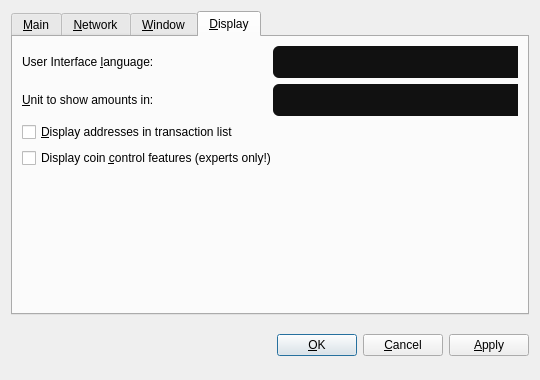
<?xml version="1.0" encoding="UTF-8"?>
<ui version="4.0">
 <class>OptionsDialog</class>
 <widget class="QDialog" name="OptionsDialog">
  <property name="geometry">
   <rect>
    <x>0</x>
    <y>0</y>
    <width>540</width>
    <height>380</height>
   </rect>
  </property>
  <property name="windowTitle">
   <string>Options</string>
  </property>
  <property name="styleSheet">
   <string notr="true">QDialog, QFrame {
	color: white;
	background-color: #222;
	border: none;
}

QLabel {
	background-color: transparent;
}

QCheckBox {
    color: white;
}

QFrame#central { background-color: #222; border: none }
QFrame#frame, QFrame#frame_2, QFrame#frame_3 {
	background-color: #111;
	border-style: plain;
	border-width: 20px;
	border-radius: 20px;
	border-color: #111;
	min-width: 10em;
	padding: 6px;
}
QLabel[openExternalLinks=true], QHeaderView { color: #cca000 }
QLabel[openExternalLinks=false] { color: white; font-weight: normal }
QPushButton, QToolButton {
	border: 4px solid #111;
	border-radius: 12px;
	background-color: #111;
	color: white;
	padding: 6px;
	margin: 6px;
}
QPushButton:pressed, QToolButton:checked {
	color: #cca000;
}
QPushButton:pressed, QToolButton:pressed {
	border-color: #cca000;
	color: #cca000;
}
QPushButton:disabled, QToolButton:disabled {
	color: #444;
	background-color: #222;
}


#scrollAreaWidgetContents QToolButton {
	border-radius: 8px;
	border-width: 0px;
}

/* the background-color is overridden to transparent for mac os x 
   due to the entire toolbar area not being drawable in a regular
   QMainWindow
*/
QToolBar { background: #222; border: 0px solid black; padding: 3px; }

QToolBar::handle { image: url(handle.png); }
QStatusBar { background: #222; }
QMenuBar { background: #222; }
QMenuBar::item { background: #222; color: white; }

#scrollAreaWidgetContents { background: #222 }
#scrollAreaWidgetContents &gt; QFrame { background-color: #222; border-width: 0px; border-style: none; }

QLineEdit {
	border-radius: 6px;
	border-width: 2px;
	border-color: #222;
	padding: 8px;
	background-color: #111;
	color: white;
}

QComboBox {
	border-radius: 6px;
	border-width: 0;
	border-style: none;
	padding: 8px;
	background-color: #111;
	color: white;
}

QComboBox::drop-down {
	border-width: 0;
	border-style: none;
	background-color: #111;
	color: white;
}

QTableView {
	background: #111;
	color: white;
	border-style: none;
	selection-background-color: #cca000;
    alternate-background-color: #222;
	selection-color: #111;
	border: 0px solid black;
}

QHeaderView { color: #cca000; background-color: #111; background-image: none; }
QHeaderView::section { color: #cca000; background-color: #222; }
QHeaderView::section:checked { background-color: #111; }

QTabWidget {
	background: #111;
}

 QTabWidget::pane {
     border-top: 2px solid #111;
     border: 4px solid #111;
     border-bottom-left-radius: 8px;
     border-bottom-right-radius: 8px;
     border-top-right-radius: 8px;
	background: #111;
 }

 QTabWidget::tab-bar {
     left: 5px; /* move to the right by 5px */
 }

 /* Style the tab using the tab sub-control. Note that
     it reads QTabBar _not_ QTabWidget */
 QTabBar::tab {
     background: #111;
     border: 4px solid #222;
     border-bottom-color: #111; /* same as the pane color */
     border-top-left-radius: 4px;
     border-top-right-radius: 4px;
     min-width: 8ex;
     padding: 4px;
     color: #888;
 }

 QTabBar::tab:selected, QTabBar::tab:hover {
     color: #cca000
 }

 QTabBar::tab:selected {
     border-color: #111; /* same as pane color */
     border-top-color: #cca000;
 }

 QTabBar::tab:!selected {
     margin-top: 2px; /* make non-selected tabs look smaller */
 }

 /* make use of negative margins for overlapping tabs */
 QTabBar::tab:selected {
     /* expand/overlap to the left and right by 4px */
     margin-left: -4px;
     margin-right: -4px;
 }

 QTabBar::tab:first:selected {
     margin-left: 0; /* the first selected tab has nothing to overlap with on the left */
 }

 QTabBar::tab:last:selected {
     margin-right: 0; /* the last selected tab has nothing to overlap with on the right */
 }

 QTabBar::tab:only-one {
     margin: 0; /* if there is only one tab, we don't want overlapping margins */
 }


</string>
  </property>
  <property name="modal">
   <bool>true</bool>
  </property>
  <layout class="QVBoxLayout" name="verticalLayout">
   <item>
    <widget class="QTabWidget" name="tabWidget">
     <property name="autoFillBackground">
      <bool>false</bool>
     </property>
     <property name="styleSheet">
      <string notr="true">background-color: #222;

QLabel {
	background-color: transparent;
}

QCheckBox {
    color: white;
}

QFrame#central { background-color: #222; border: none }
QFrame#frame, QFrame#frame_2, QFrame#frame_3 {
	background-color: #111;
	border-style: plain;
	border-width: 20px;
	border-radius: 20px;
	border-color: #111;
	min-width: 10em;
	padding: 6px;
}
QLabel[openExternalLinks=true], QHeaderView { color: #cca000 }
QLabel[openExternalLinks=false] { color: white; font-weight: normal }
QPushButton, QToolButton {
	border: 4px solid #111;
	border-radius: 12px;
	background-color: #111;
	color: white;
	padding: 6px;
	margin: 6px;
}
QPushButton:pressed, QToolButton:checked {
	color: #cca000;
}
QPushButton:pressed, QToolButton:pressed {
	border-color: #cca000;
	color: #cca000;
}
QPushButton:disabled, QToolButton:disabled {
	color: #444;
	background-color: #222;
}


#scrollAreaWidgetContents QToolButton {
	border-radius: 8px;
	border-width: 0px;
}

/* the background-color is overridden to transparent for mac os x 
   due to the entire toolbar area not being drawable in a regular
   QMainWindow
*/
QToolBar { background: #222; border: 0px solid black; padding: 3px; }

QToolBar::handle { image: url(handle.png); }
QStatusBar { background: #222; }
QMenuBar { background: #222; }
QMenuBar::item { background: #222; color: white; }

#scrollAreaWidgetContents { background: #222 }
#scrollAreaWidgetContents &gt; QFrame { background-color: #222; border-width: 0px; border-style: none; }

QLineEdit {
	border-radius: 6px;
	border-width: 2px;
	border-color: #222;
	padding: 8px;
	background-color: #111;
	color: white;
}

QComboBox {
	border-radius: 6px;
	border-width: 0;
	border-style: none;
	padding: 8px;
	background-color: #111;
	color: white;
}

QComboBox::drop-down {
	border-width: 0;
	border-style: none;
	background-color: #111;
	color: white;
}

QTableView {
	background: #111;
	color: white;
	border-style: none;
	selection-background-color: #cca000;
    alternate-background-color: #222;
	selection-color: #111;
	border: 0px solid black;
}

QHeaderView { color: #cca000; background-color: #111; background-image: none; }
QHeaderView::section { color: #cca000; background-color: #222; }
QHeaderView::section:checked { background-color: #111; }

QTabWidget {
	background: #111;
}

 QTabWidget::pane {
     border-top: 2px solid #111;
     border: 4px solid #111;
     border-bottom-left-radius: 8px;
     border-bottom-right-radius: 8px;
     border-top-right-radius: 8px;
	background: #111;
 }

 QTabWidget::tab-bar {
     left: 5px; /* move to the right by 5px */
 }

 /* Style the tab using the tab sub-control. Note that
     it reads QTabBar _not_ QTabWidget */
 QTabBar::tab {
     background: #111;
     border: 4px solid #222;
     border-bottom-color: #111; /* same as the pane color */
     border-top-left-radius: 4px;
     border-top-right-radius: 4px;
     min-width: 8ex;
     padding: 4px;
     color: #888;
 }

 QTabBar::tab:selected, QTabBar::tab:hover {
     color: #cca000
 }

 QTabBar::tab:selected {
     border-color: #111; /* same as pane color */
     border-top-color: #cca000;
 }

 QTabBar::tab:!selected {
     margin-top: 2px; /* make non-selected tabs look smaller */
 }

 /* make use of negative margins for overlapping tabs */
 QTabBar::tab:selected {
     /* expand/overlap to the left and right by 4px */
     margin-left: -4px;
     margin-right: -4px;
 }

 QTabBar::tab:first:selected {
     margin-left: 0; /* the first selected tab has nothing to overlap with on the left */
 }

 QTabBar::tab:last:selected {
     margin-right: 0; /* the last selected tab has nothing to overlap with on the right */
 }

 QTabBar::tab:only-one {
     margin: 0; /* if there is only one tab, we don't want overlapping margins */
 }</string>
     </property>
     <property name="tabPosition">
      <enum>QTabWidget::North</enum>
     </property>
     <property name="currentIndex">
      <number>3</number>
     </property>
     <widget class="QWidget" name="tabMain">
      <property name="styleSheet">
       <string notr="true">QToolTip {
	color: white;
	background-color: #222;
}
</string>
      </property>
      <attribute name="title">
       <string>&amp;Main</string>
      </attribute>
      <layout class="QVBoxLayout" name="verticalLayout_Main">
       <item>
        <widget class="QLabel" name="transactionFeeInfoLabel">
         <property name="text">
          <string>Optional transaction fee per kB that helps make sure your transactions are processed quickly. Most transactions are 1 kB. Fee 0.01 recommended.</string>
         </property>
         <property name="textFormat">
          <enum>Qt::PlainText</enum>
         </property>
         <property name="wordWrap">
          <bool>true</bool>
         </property>
        </widget>
       </item>
       <item>
        <layout class="QHBoxLayout" name="horizontalLayoutFee">
         <item>
          <widget class="QLabel" name="transactionFeeLabel">
           <property name="text">
            <string>Pay transaction &amp;fee</string>
           </property>
           <property name="textFormat">
            <enum>Qt::PlainText</enum>
           </property>
           <property name="buddy">
            <cstring>transactionFee</cstring>
           </property>
          </widget>
         </item>
         <item>
          <widget class="BitcoinAmountField" name="transactionFee">
           <property name="styleSheet">
            <string notr="true">	border-radius: 6px;
	border-width: 0;
	padding: 8px;
	background-color: #111;
	color: white;</string>
           </property>
          </widget>
         </item>
         <item>
          <spacer name="horizontalSpacerFee">
           <property name="orientation">
            <enum>Qt::Horizontal</enum>
           </property>
           <property name="sizeHint" stdset="0">
            <size>
             <width>40</width>
             <height>20</height>
            </size>
           </property>
          </spacer>
         </item>
        </layout>
       </item>
       <item>
        <widget class="QLabel" name="reserveBalanceInfoLabel">
         <property name="text">
          <string>Reserved amount does not participate in staking and is therefore spendable at any time.</string>
         </property>
         <property name="textFormat">
          <enum>Qt::PlainText</enum>
         </property>
         <property name="wordWrap">
          <bool>true</bool>
         </property>
        </widget>
       </item>
       <item>
        <layout class="QHBoxLayout" name="horizontalLayoutReserveBalance">
         <item>
          <widget class="QLabel" name="reserveBalanceLabel">
           <property name="text">
            <string>Reserve</string>
           </property>
           <property name="textFormat">
            <enum>Qt::PlainText</enum>
           </property>
           <property name="buddy">
            <cstring>reserveBalance</cstring>
           </property>
          </widget>
         </item>
         <item>
          <widget class="BitcoinAmountField" name="reserveBalance">
           <property name="styleSheet">
            <string notr="true">	border-radius: 6px;
	border-width: 0;
	padding: 8px;
	background-color: #111;
	color: white;</string>
           </property>
          </widget>
         </item>
         <item>
          <spacer name="horizontalSpacerReserveBalance">
           <property name="orientation">
            <enum>Qt::Horizontal</enum>
           </property>
           <property name="sizeHint" stdset="0">
            <size>
             <width>40</width>
             <height>20</height>
            </size>
           </property>
          </spacer>
         </item>
        </layout>
       </item>
       <item>
        <widget class="QCheckBox" name="bitcoinAtStartup">
         <property name="toolTip">
          <string>Automatically start Roxcoin after logging in to the system.</string>
         </property>
         <property name="text">
          <string>&amp;Start Roxcoin on system login</string>
         </property>
        </widget>
       </item>
       <item>
        <widget class="QCheckBox" name="detachDatabases">
         <property name="toolTip">
          <string>Detach block and address databases at shutdown. This means they can be moved to another data directory, but it slows down shutdown. The wallet is always detached.</string>
         </property>
         <property name="text">
          <string>&amp;Detach databases at shutdown</string>
         </property>
        </widget>
       </item>
       <item>
        <spacer name="verticalSpacer_Main">
         <property name="orientation">
          <enum>Qt::Vertical</enum>
         </property>
         <property name="sizeHint" stdset="0">
          <size>
           <width>20</width>
           <height>40</height>
          </size>
         </property>
        </spacer>
       </item>
      </layout>
     </widget>
     <widget class="QWidget" name="tabNetwork">
      <attribute name="title">
       <string>&amp;Network</string>
      </attribute>
      <layout class="QVBoxLayout" name="verticalLayout_Network">
       <item>
        <widget class="QCheckBox" name="mapPortUpnp">
         <property name="toolTip">
          <string>Automatically open the Roxcoin client port on the router. This only works when your router supports UPnP and it is enabled.</string>
         </property>
         <property name="text">
          <string>Map port using &amp;UPnP</string>
         </property>
        </widget>
       </item>
       <item>
        <widget class="QCheckBox" name="connectSocks">
         <property name="toolTip">
          <string>Connect to the Roxcoin network through a SOCKS proxy (e.g. when connecting through Tor).</string>
         </property>
         <property name="text">
          <string>&amp;Connect through SOCKS proxy:</string>
         </property>
        </widget>
       </item>
       <item>
        <layout class="QHBoxLayout" name="horizontalLayout_Network">
         <item>
          <widget class="QLabel" name="proxyIpLabel">
           <property name="text">
            <string>Proxy &amp;IP:</string>
           </property>
           <property name="textFormat">
            <enum>Qt::PlainText</enum>
           </property>
           <property name="buddy">
            <cstring>proxyIp</cstring>
           </property>
          </widget>
         </item>
         <item>
          <widget class="QValidatedLineEdit" name="proxyIp">
           <property name="maximumSize">
            <size>
             <width>140</width>
             <height>16777215</height>
            </size>
           </property>
           <property name="toolTip">
            <string>IP address of the proxy (e.g. 127.0.0.1)</string>
           </property>
           <property name="styleSheet">
            <string notr="true">QLineEdit {
	background-color: #111;
	color: white;
}</string>
           </property>
          </widget>
         </item>
         <item>
          <widget class="QLabel" name="proxyPortLabel">
           <property name="text">
            <string>&amp;Port:</string>
           </property>
           <property name="textFormat">
            <enum>Qt::PlainText</enum>
           </property>
           <property name="buddy">
            <cstring>proxyPort</cstring>
           </property>
          </widget>
         </item>
         <item>
          <widget class="QLineEdit" name="proxyPort">
           <property name="maximumSize">
            <size>
             <width>55</width>
             <height>16777215</height>
            </size>
           </property>
           <property name="toolTip">
            <string>Port of the proxy (e.g. 9050)</string>
           </property>
           <property name="styleSheet">
            <string notr="true">QLineEdit {
	background-color: #111;
	color: white;
	width: 32px;
}</string>
           </property>
          </widget>
         </item>
         <item>
          <widget class="QLabel" name="socksVersionLabel">
           <property name="text">
            <string>SOCKS &amp;Version:</string>
           </property>
           <property name="textFormat">
            <enum>Qt::PlainText</enum>
           </property>
           <property name="buddy">
            <cstring>socksVersion</cstring>
           </property>
          </widget>
         </item>
         <item>
          <widget class="QValueComboBox" name="socksVersion">
           <property name="toolTip">
            <string>SOCKS version of the proxy (e.g. 5)</string>
           </property>
           <property name="styleSheet">
            <string notr="true">QLineEdit {
	border-radius: 6px;
	border-width: 2px;
	border-color: #222;
	padding: 8px;
	background-color: #111;
	color: white;
}

QComboBox {
	border-radius: 6px;
	border-width: 0;
	border-style: none;
	padding: 8px;
	background-color: #111;
	color: white;
}

QComboBox::drop-down {
	border-width: 0;
	border-style: none;
	background-color: #111;
	color: white;
}</string>
           </property>
          </widget>
         </item>
         <item>
          <spacer name="horizontalSpacer_Network">
           <property name="orientation">
            <enum>Qt::Horizontal</enum>
           </property>
           <property name="sizeHint" stdset="0">
            <size>
             <width>40</width>
             <height>20</height>
            </size>
           </property>
          </spacer>
         </item>
        </layout>
       </item>
       <item>
        <spacer name="verticalSpacer_Network">
         <property name="orientation">
          <enum>Qt::Vertical</enum>
         </property>
         <property name="sizeHint" stdset="0">
          <size>
           <width>20</width>
           <height>40</height>
          </size>
         </property>
        </spacer>
       </item>
      </layout>
     </widget>
     <widget class="QWidget" name="tabWindow">
      <attribute name="title">
       <string>&amp;Window</string>
      </attribute>
      <layout class="QVBoxLayout" name="verticalLayout_Window">
       <item>
        <widget class="QCheckBox" name="minimizeToTray">
         <property name="toolTip">
          <string>Show only a tray icon after minimizing the window.</string>
         </property>
         <property name="text">
          <string>&amp;Minimize to the tray instead of the taskbar</string>
         </property>
        </widget>
       </item>
       <item>
        <widget class="QCheckBox" name="minimizeOnClose">
         <property name="toolTip">
          <string>Minimize instead of exit the application when the window is closed. When this option is enabled, the application will be closed only after selecting Quit in the menu.</string>
         </property>
         <property name="text">
          <string>M&amp;inimize on close</string>
         </property>
        </widget>
       </item>
       <item>
        <spacer name="verticalSpacer_Window">
         <property name="orientation">
          <enum>Qt::Vertical</enum>
         </property>
         <property name="sizeHint" stdset="0">
          <size>
           <width>20</width>
           <height>40</height>
          </size>
         </property>
        </spacer>
       </item>
      </layout>
     </widget>
     <widget class="QWidget" name="tabDisplay">
      <attribute name="title">
       <string>&amp;Display</string>
      </attribute>
      <layout class="QVBoxLayout" name="verticalLayout_Display">
       <item>
        <layout class="QHBoxLayout" name="horizontalLayout_1_Display">
         <item>
          <widget class="QLabel" name="langLabel">
           <property name="text">
            <string>User Interface &amp;language:</string>
           </property>
           <property name="textFormat">
            <enum>Qt::PlainText</enum>
           </property>
           <property name="buddy">
            <cstring>lang</cstring>
           </property>
          </widget>
         </item>
         <item>
          <widget class="QValueComboBox" name="lang">
           <property name="toolTip">
            <string>The user interface language can be set here. This setting will take effect after restarting Roxcoin.</string>
           </property>
           <property name="styleSheet">
            <string notr="true">QLineEdit {
	border-radius: 6px;
	border-width: 2px;
	border-color: #222;
	padding: 8px;
	background-color: #111;
	color: white;
}

QComboBox {
	border-radius: 6px;
	border-width: 0;
	border-style: none;
	padding: 8px;
	background-color: #111;
	color: white;
}

QComboBox::drop-down {
	border-width: 0;
	border-style: none;
	background-color: #111;
	color: white;
}</string>
           </property>
          </widget>
         </item>
        </layout>
       </item>
       <item>
        <layout class="QHBoxLayout" name="horizontalLayout_2_Display">
         <item>
          <widget class="QLabel" name="unitLabel">
           <property name="text">
            <string>&amp;Unit to show amounts in:</string>
           </property>
           <property name="textFormat">
            <enum>Qt::PlainText</enum>
           </property>
           <property name="buddy">
            <cstring>unit</cstring>
           </property>
          </widget>
         </item>
         <item>
          <widget class="QValueComboBox" name="unit">
           <property name="toolTip">
            <string>Choose the default subdivision unit to show in the interface and when sending coins.</string>
           </property>
           <property name="styleSheet">
            <string notr="true">QLineEdit {
	border-radius: 6px;
	border-width: 2px;
	border-color: #222;
	padding: 8px;
	background-color: #111;
	color: white;
}

QComboBox {
	border-radius: 6px;
	border-width: 0;
	border-style: none;
	padding: 8px;
	background-color: #111;
	color: white;
}

QComboBox::drop-down {
	border-width: 0;
	border-style: none;
	background-color: #111;
	color: white;
}</string>
           </property>
          </widget>
         </item>
        </layout>
       </item>
       <item>
        <widget class="QCheckBox" name="displayAddresses">
         <property name="toolTip">
          <string>Whether to show Roxcoin addresses in the transaction list or not.</string>
         </property>
         <property name="text">
          <string>&amp;Display addresses in transaction list</string>
         </property>
        </widget>
       </item>
       <item>
        <widget class="QCheckBox" name="coinControlFeatures">
         <property name="toolTip">
          <string>Whether to show coin control features or not.</string>
         </property>
         <property name="text">
          <string>Display coin &amp;control features (experts only!)</string>
         </property>
        </widget>
       </item>
       <item>
        <spacer name="verticalSpacer_Display">
         <property name="orientation">
          <enum>Qt::Vertical</enum>
         </property>
         <property name="sizeHint" stdset="0">
          <size>
           <width>20</width>
           <height>40</height>
          </size>
         </property>
        </spacer>
       </item>
      </layout>
     </widget>
    </widget>
   </item>
   <item>
    <layout class="QHBoxLayout" name="horizontalLayout_Buttons">
     <item>
      <spacer name="horizontalSpacer_1">
       <property name="orientation">
        <enum>Qt::Horizontal</enum>
       </property>
       <property name="sizeHint" stdset="0">
        <size>
         <width>40</width>
         <height>48</height>
        </size>
       </property>
      </spacer>
     </item>
     <item>
      <widget class="QLabel" name="statusLabel">
       <property name="font">
        <font>
         <weight>50</weight>
         <bold>false</bold>
        </font>
       </property>
       <property name="text">
        <string/>
       </property>
       <property name="textFormat">
        <enum>Qt::PlainText</enum>
       </property>
       <property name="wordWrap">
        <bool>true</bool>
       </property>
      </widget>
     </item>
     <item>
      <spacer name="horizontalSpacer_2">
       <property name="orientation">
        <enum>Qt::Horizontal</enum>
       </property>
       <property name="sizeHint" stdset="0">
        <size>
         <width>40</width>
         <height>48</height>
        </size>
       </property>
      </spacer>
     </item>
     <item>
      <widget class="QPushButton" name="okButton">
       <property name="text">
        <string>&amp;OK</string>
       </property>
      </widget>
     </item>
     <item>
      <widget class="QPushButton" name="cancelButton">
       <property name="text">
        <string>&amp;Cancel</string>
       </property>
       <property name="autoDefault">
        <bool>false</bool>
       </property>
      </widget>
     </item>
     <item>
      <widget class="QPushButton" name="applyButton">
       <property name="text">
        <string>&amp;Apply</string>
       </property>
       <property name="autoDefault">
        <bool>false</bool>
       </property>
      </widget>
     </item>
    </layout>
   </item>
  </layout>
 </widget>
 <customwidgets>
  <customwidget>
   <class>BitcoinAmountField</class>
   <extends>QSpinBox</extends>
   <header>bitcoinamountfield.h</header>
   <container>1</container>
  </customwidget>
  <customwidget>
   <class>QValidatedLineEdit</class>
   <extends>QLineEdit</extends>
   <header>qvalidatedlineedit.h</header>
  </customwidget>
  <customwidget>
   <class>QValueComboBox</class>
   <extends>QComboBox</extends>
   <header>qvaluecombobox.h</header>
  </customwidget>
 </customwidgets>
 <resources/>
 <connections/>
</ui>
